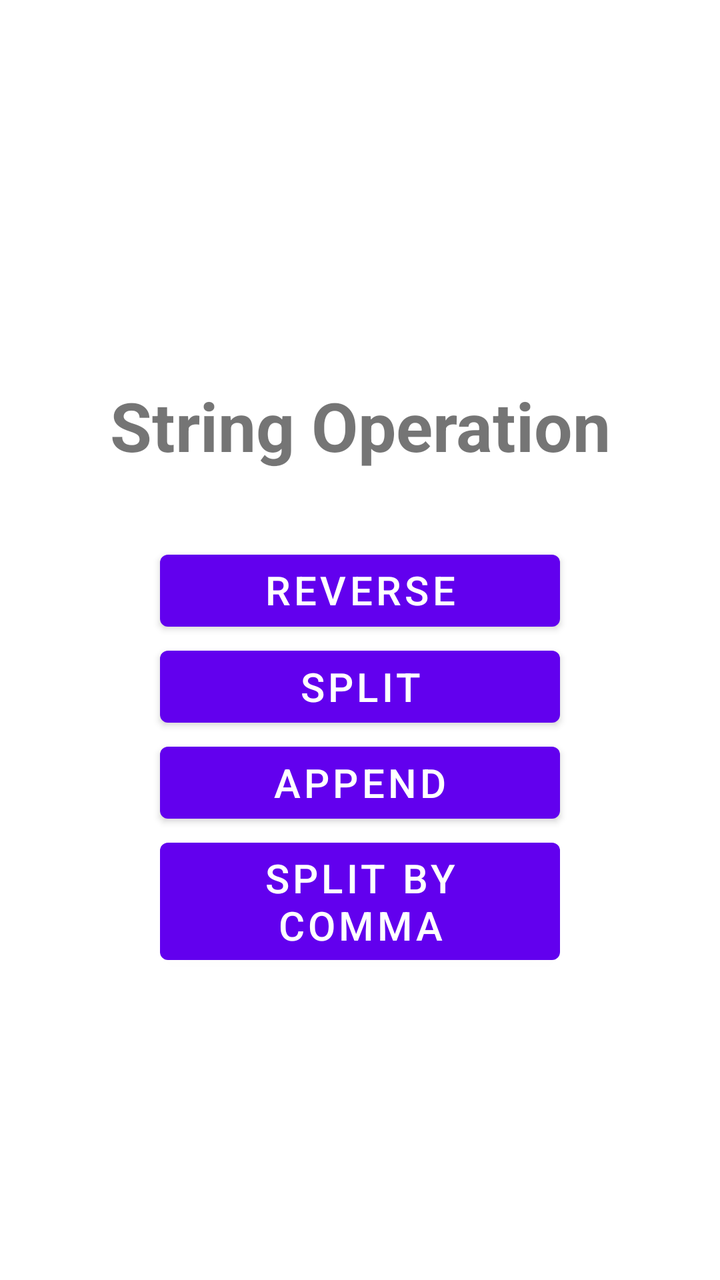
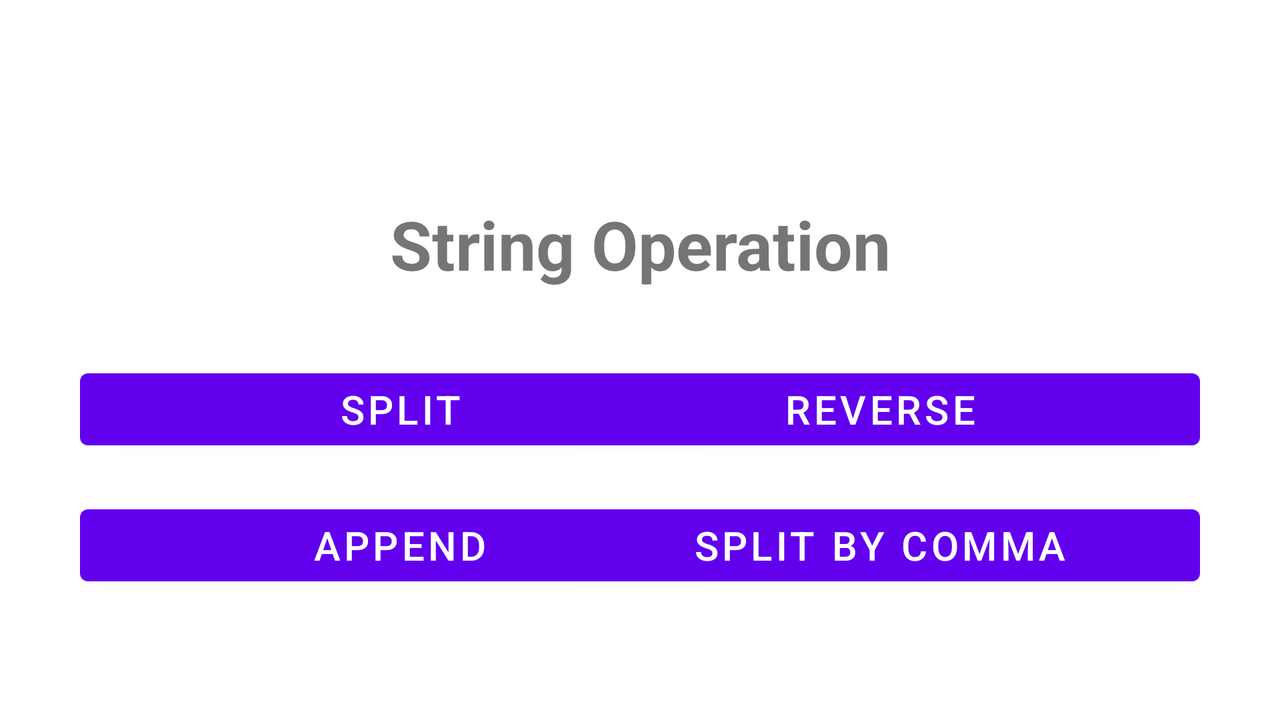

Two renders of one Android screen. The first uses the default layout on a phone; the second uses the alternative layout the repository ships for a different screen configuration, on a matching device. The two XML files are below.
<!-- AndroidManifest.xml: application theme Theme.StringOperation -->
<!-- res/layout/fragment__a.xml -->
<?xml version="1.0" encoding="utf-8"?>
<LinearLayout xmlns:android="http://schemas.android.com/apk/res/android"
    xmlns:tools="http://schemas.android.com/tools"
    android:layout_width="match_parent"
    android:layout_height="match_parent"
    tools:context=".Fragments.Fragment_A"
    android:orientation="vertical"
    android:gravity="center_vertical"
    android:layout_gravity="">
    <TextView
        android:id="@+id/activity1"
        android:layout_width="300dp"
        android:layout_height="wrap_content"
        android:layout_margin="36dp"
        android:text="String Operation"
        android:layout_gravity="center_horizontal"
        android:textAlignment="center"
        android:textSize="34sp"
        android:textStyle="bold" />

    <Button
        android:id="@+id/reverseButton"
        android:layout_width="200dp"
        android:layout_height="wrap_content"
        android:layout_gravity="center_horizontal"
        android:gravity="center_horizontal"
        android:text="Reverse"
        android:textSize="20sp"
        android:visibility="visible" />

    <Button
        android:id="@+id/splitButton"
        android:layout_width="200dp"
        android:layout_gravity="center_horizontal"
        android:layout_height="wrap_content"
        android:text="Split"
        android:textSize="20sp" />

    <Button
        android:id="@+id/appendButton"
        android:layout_width="200dp"
        android:layout_height="wrap_content"
        android:layout_gravity="center_horizontal"
        android:text="Append"
        android:textSize="20sp" />

    <Button
        android:id="@+id/splitcomButton"
        android:layout_width="200dp"
        android:layout_height="wrap_content"
        android:layout_gravity="center_horizontal"
        android:text="Split by comma"
        android:textSize="20sp" />

    <TextView
        android:id="@+id/resultText"
        android:layout_width="match_parent"
        android:layout_height="wrap_content"
        android:layout_margin="16dp"
        android:text="RESULT"
        android:textAlignment="center"
        android:textSize="34sp"
        android:textStyle="bold"
        android:visibility="gone" />

    <TextView
        android:id="@+id/result"
        android:layout_width="match_parent"
        android:layout_height="wrap_content"
        android:layout_margin="16dp"
        android:text=""
        android:textAlignment="center"
        android:textColor="#3369FF"
        android:textSize="34sp"
        android:textStyle="bold"
        android:visibility="gone" />

    <Button
        android:id="@+id/optionButton"
        android:padding="20dp"
        android:layout_width="360dp"
        android:layout_height="wrap_content"
        android:text="Show Option"
        android:textSize="20sp"
        android:visibility="gone" />

</LinearLayout>
<!-- resources referenced by this layout -->
<resources>
  <style name="Theme.StringOperation" parent="Theme.MaterialComponents.DayNight.DarkActionBar">
          
          <item name="colorPrimary">@color/purple_500</item>
          <item name="colorPrimaryVariant">@color/purple_700</item>
          <item name="colorOnPrimary">@color/white</item>
          
          <item name="colorSecondary">@color/teal_200</item>
          <item name="colorSecondaryVariant">@color/teal_700</item>
          <item name="colorOnSecondary">@color/black</item>
          
          <item name="android:statusBarColor" tools:targetApi="l">?attr/colorPrimaryVariant</item>
          
      </style>
</resources>
<!-- res/layout-land/fragment__a.xml (the repository's variant of the layout above) -->
<!-- drawn on the phone turned sideways -->
<?xml version="1.0" encoding="utf-8"?>
<ScrollView xmlns:app="http://schemas.android.com/apk/res-auto"
    xmlns:tools="http://schemas.android.com/tools"
    android:layout_width="match_parent"
    android:layout_height="match_parent"
    xmlns:android="http://schemas.android.com/apk/res/android">
<RelativeLayout xmlns:android="http://schemas.android.com/apk/res/android"
    xmlns:tools="http://schemas.android.com/tools"
    android:layout_width="match_parent"
    android:layout_height="match_parent"
    tools:context=".Fragments.Fragment_A"
    android:orientation="vertical"
    android:paddingRight="40dp"
    android:paddingLeft="40dp"
    android:layout_gravity="center_vertical">
    <TextView
        android:id="@+id/activity1"
        android:layout_width="match_parent"
        android:layout_height="wrap_content"
        android:text="String Operation"
        android:layout_margin="36dp"
        android:textAlignment="center"
        android:textSize="34sp"
        android:textStyle="bold" />
    <Button
        android:id="@+id/reverseButton"
        android:layout_width="320dp"
        android:layout_height="wrap_content"
        android:layout_below="@+id/activity1"
        android:layout_alignParentRight="true"
        android:text="Reverse"
        android:textSize="20dp"
        android:visibility="visible" />

    <Button
        android:id="@+id/splitButton"
        android:layout_width="320dp"
        android:layout_height="wrap_content"
        android:layout_alignParentLeft="true"
        android:layout_below="@+id/activity1"
        android:text="Split"
        android:textSize="20dp" />

    <Button
        android:id="@+id/appendButton"
        android:layout_width="320dp"
        android:layout_height="wrap_content"
        android:layout_below="@+id/splitButton"
        android:layout_marginTop="20dp"
        android:text="Append"
        android:textSize="20dp" />

    <Button
        android:id="@+id/splitcomButton"
        android:layout_width="320dp"
        android:layout_height="wrap_content"
        android:layout_below="@+id/reverseButton"
        android:layout_alignParentRight="true"
        android:layout_marginTop="20dp"
        android:text="Split by comma"
        android:textSize="20dp" />

    <TextView
        android:id="@+id/resultText"
        android:layout_width="match_parent"
        android:layout_height="wrap_content"
        android:text="RESULT"
        android:visibility="gone"
        android:layout_below="@id/activity1"
        android:layout_margin="16dp"
        android:textAlignment="center"
        android:textSize="34sp"
        android:textStyle="bold" />
    <TextView
        android:id="@+id/result"
        android:layout_width="match_parent"
        android:layout_height="wrap_content"
        android:text=""
        android:layout_below="@id/resultText"
        android:visibility="gone"
        android:layout_margin="10dp"
        android:textAlignment="center"
        android:textColor="#3369FF"
        android:textSize="34sp"
        android:textStyle="bold" />
    <Button
        android:id="@+id/optionButton"
        android:layout_width="400dp"
        android:layout_height="wrap_content"
        android:visibility="gone"
        android:layout_below="@id/result"
        android:text="Show Option"
        android:layout_centerHorizontal="true"
        android:textSize="20dp"
        />

</RelativeLayout>
</ScrollView>
